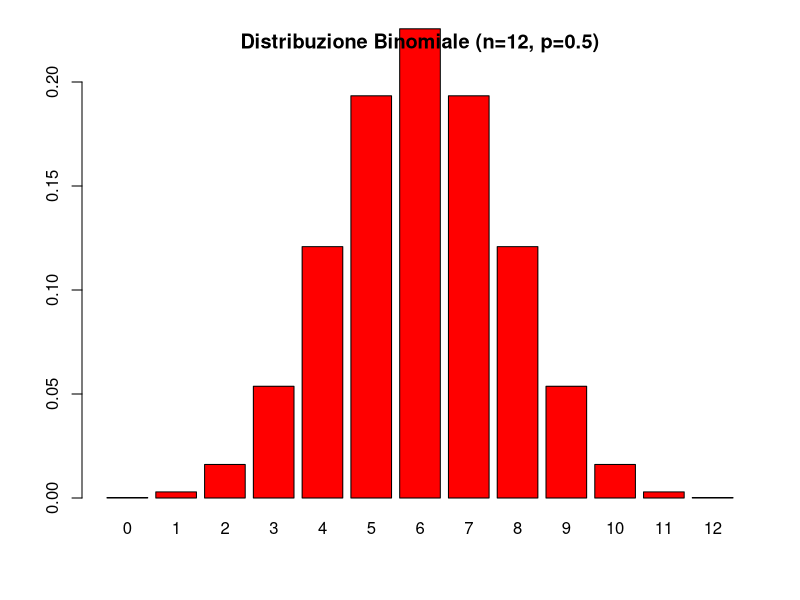
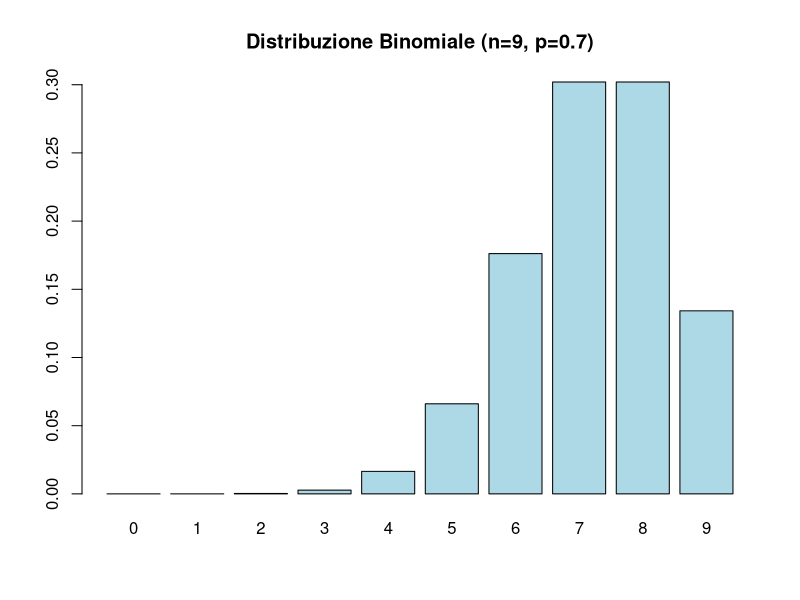
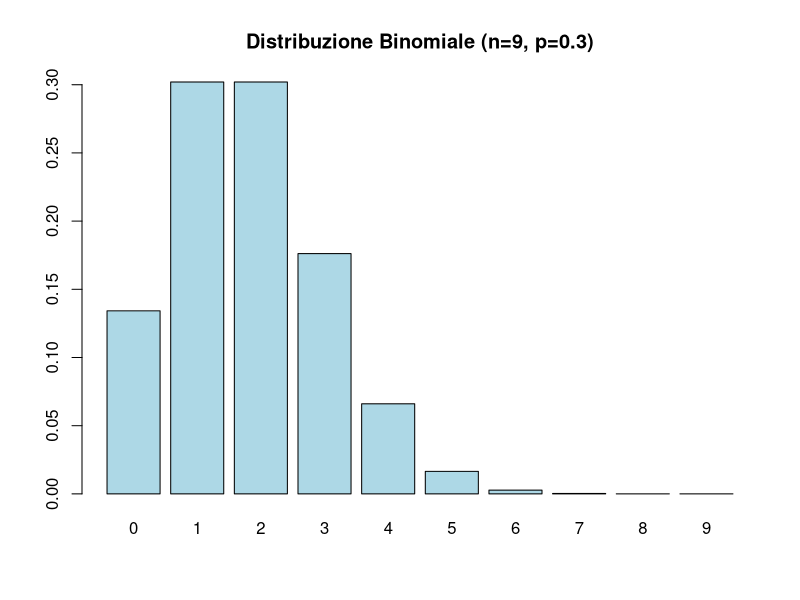
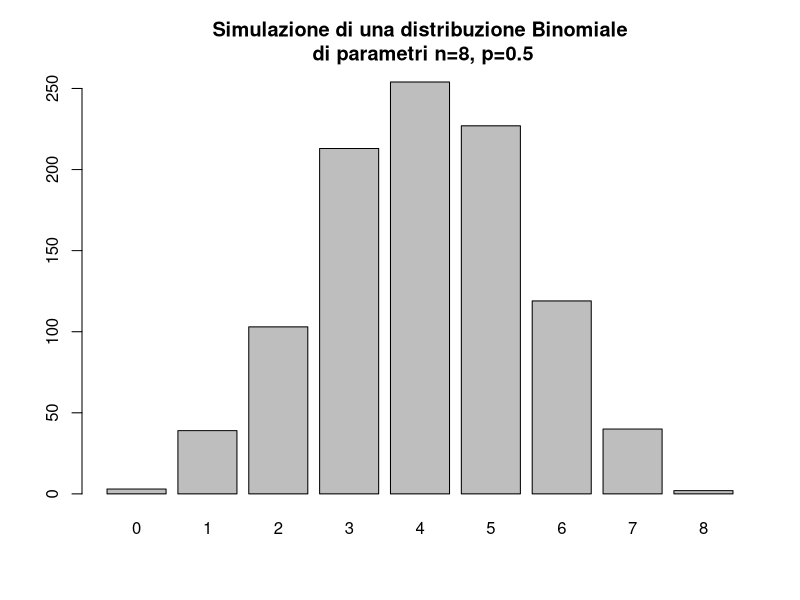

Generate these figures, in order, with R:
## ---- chunk 1
knitr::opts_chunk$set(echo = TRUE)
## ---- chunk 2
n <- 5
p <- 0.5
x <- 0:n
dbinom(x, n, p)
## ---- chunk 3
x <- 0:12
prob <- dbinom(x, 12, 0.5)
barplot(
  prob,
  col = "red",
  ylim = c(0,.2),
  names.arg=x,
  main="Distribuzione Binomiale (n=12, p=0.5)"
)
## ---- chunk 4
n <- 9
p <- .8 
x <- 0:n
prob <- dbinom(x, n, p)
barplot(
  prob,
  names.arg = x,
  main="Distribuzione Binomiale (n=9, p=0.7)",
  col="lightblue"
)
## ---- chunk 5
n <- 9
p <- .2 
x <- 0:n
prob <- dbinom(x, n, p)
barplot(
  prob,
  names.arg = x,
  main="Distribuzione Binomiale (n=9, p=0.3)",
  col="lightblue"
)
## ---- chunk 6
pbinom(2, 5, 0.5)
## ---- chunk 7
sum(dbinom(0:2, 5, 0.5))
## ---- chunk 8
# P(3<= X <= 5) = P(X=3) + P(X=4) + P(X=5) in a Bin(n=9,p=0.6) dist
sum(dbinom(c(3,4,5), 9, 0.6))
## ---- chunk 9
n <- 10
p <- 0.4
x <- 0:n
prob = dbinom(x, n, p) 
cdf = pbinom(x, n, p) 
dist_table = cbind(x, prob, cdf)
dist_table
## ---- chunk 10
x_val <- names(table(rbinom(1000, 8, .5)))
barplot(
  as.vector(table(rbinom(1000, 8, 0.5))), names.arg = x_val,
  main="Simulazione di una distribuzione Binomiale\n di parametri n=8, p=0.5"
)
## ---- chunk 11
n <-  10
p <- 0.60 
x <- 6
dbinom(x, n, p)
## ---- chunk 12
1 - dbinom(0, 6, 1/4)
## ---- chunk 13
1 - pbinom(5, 8, 0.5)
## ---- chunk 14
12 * 8/30
## ---- chunk 15
sqrt(12 * 8/30 * (1 - 8/30))
